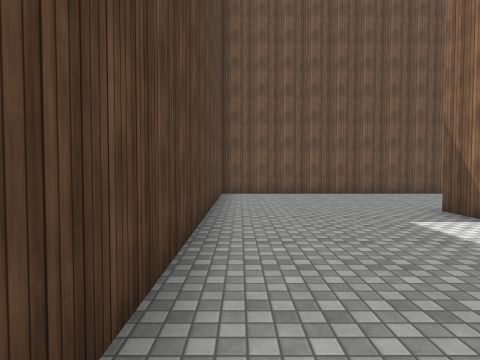
view 1 (above)

19 first-person views from a walk through a 3-D level made in the Unity game engine. The camera is 1.5 m above the floor, tilts 2° down and sees 75° across. The floor is counted in squares, 2 m on a side. Each view is taken from the middle of a square. On the plan, view 1 faces up. The plan holds only what a view shows up to about 10 squares ahead; the rest is blank. The place goes on beyond the plan. Surface patterns are stand-ins for the level's own textures.

view 2
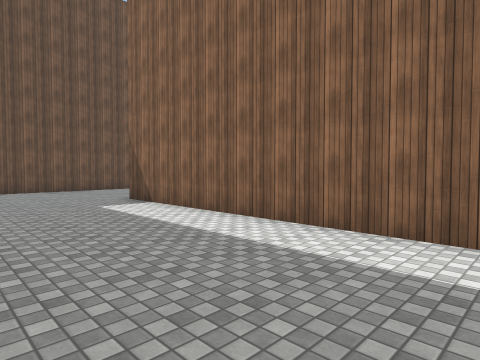

view 3
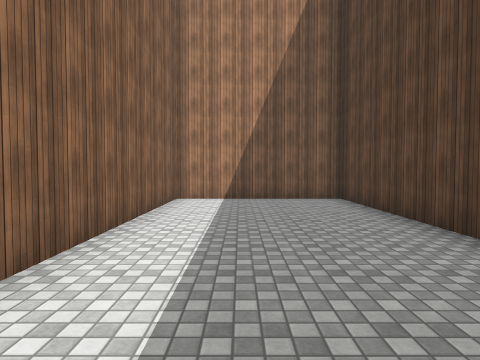

view 4
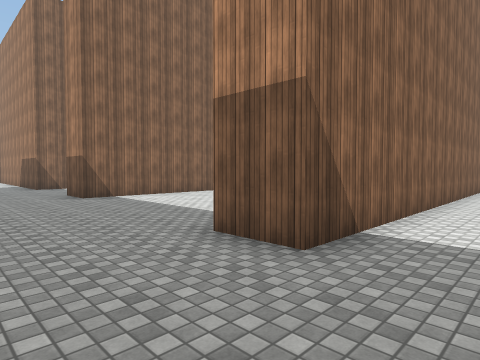

view 5
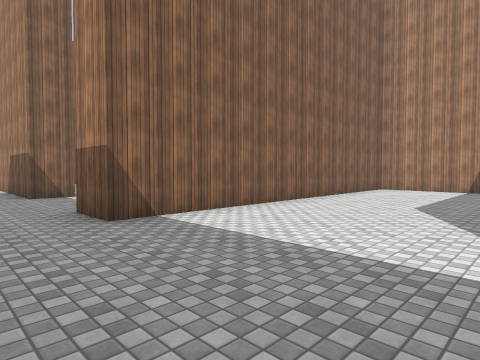

view 6
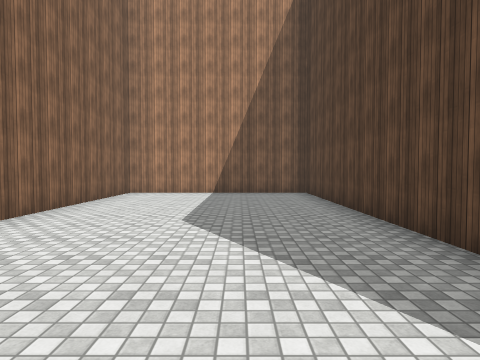

view 7
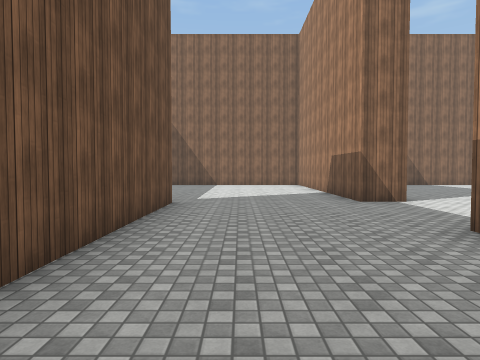

view 8
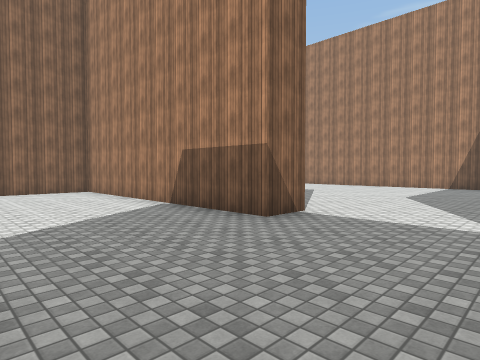

view 9
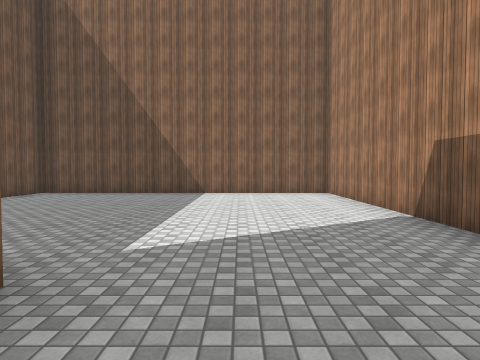

view 10
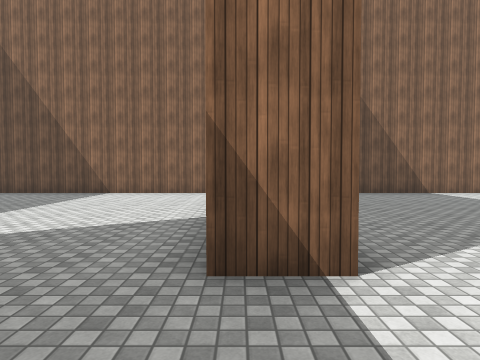

view 11
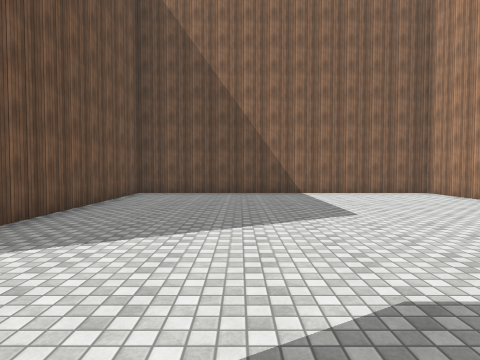

view 12
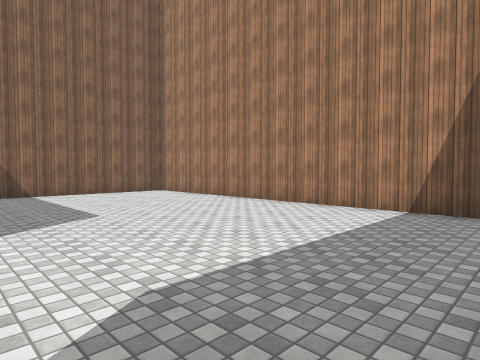

view 13
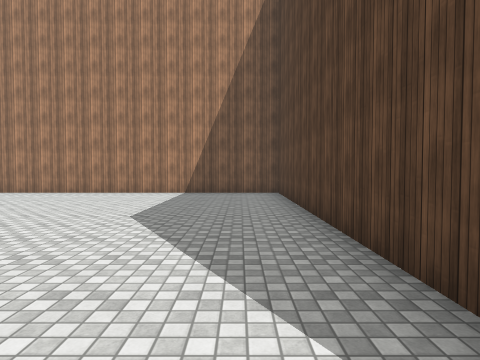

view 14
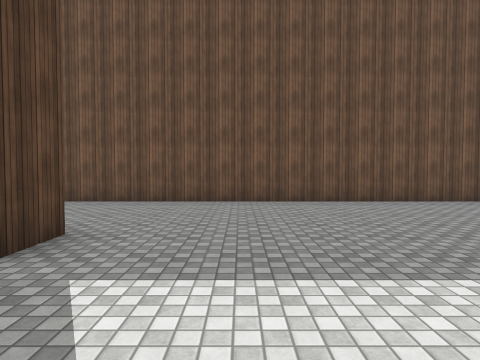

view 15
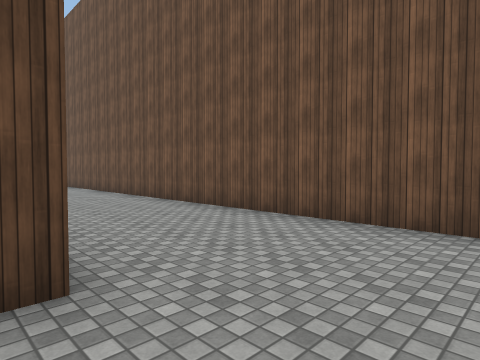

view 16
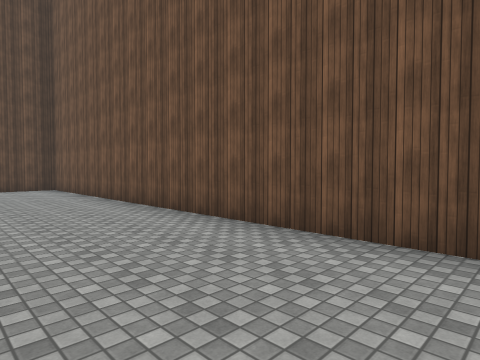

view 17
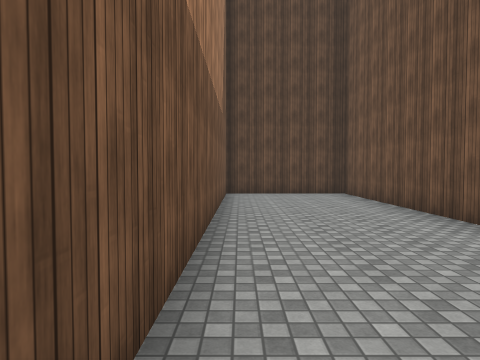

view 18
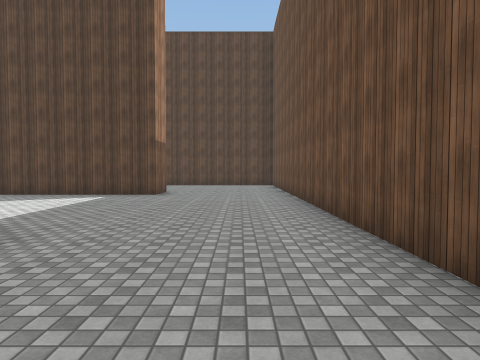

view 19
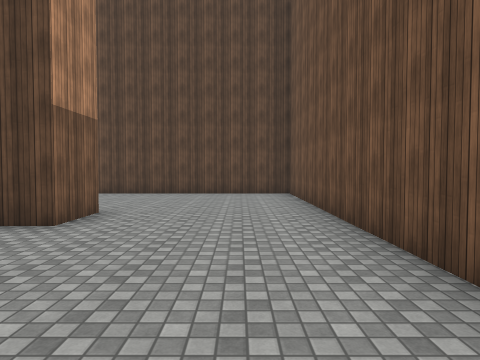

### Floor plan
Points are (right, up) in squares from view 1. A wall is a line through its corners. A room is listed if a view was taken in it or the views show most of it. See-through windows are left out.
Room 1 (views 1, 2, 3, 4, 5, 6, 7, 8, 9, 10, 11, 12, 13, 14, 15, 16, 17, 18, 19)
walls: (11.8, 3.5) (11.8, -4.9) (22.8, -4.9) (22.8, 4.2) (17.1, 4.2); (15.2, 4.1) (15.2, 5.2) (22.8, 5.2) (22.8, 14.2) (-0.6, 14.2) (-0.6, 10.6) (8.5, 10.6); (15, 10.6) (15, 9.5) (-0.6, 9.5) (-0.6, -4.9) (3.6, -4.9) (3.6, 5.6) (4.9, 5.6) (4.9, -4.9) (10.5, -4.9) (10.5, 5.2) (11.9, 5.2)

Positions as (right, up) in squares from view 1, and headings:
1: (0, 0), facing up
2: (0, -2), facing up-right
3: (2, 3), facing down
4: (2, 8), facing down-right
5: (6, 7), facing down-right
6: (7, 5), facing down
7: (8, 8), facing right
8: (12, 9), facing down-right
9: (13, 8), facing right
10: (13, 5), facing right
11: (13, 1), facing right
12: (13, 1), facing down-right
13: (13, 5), facing down
14: (17, 7), facing up
15: (17, 10), facing up-left
16: (12, 11), facing up-left
17: (9, 11), facing left
18: (14, 8), facing left
19: (9, 8), facing left
